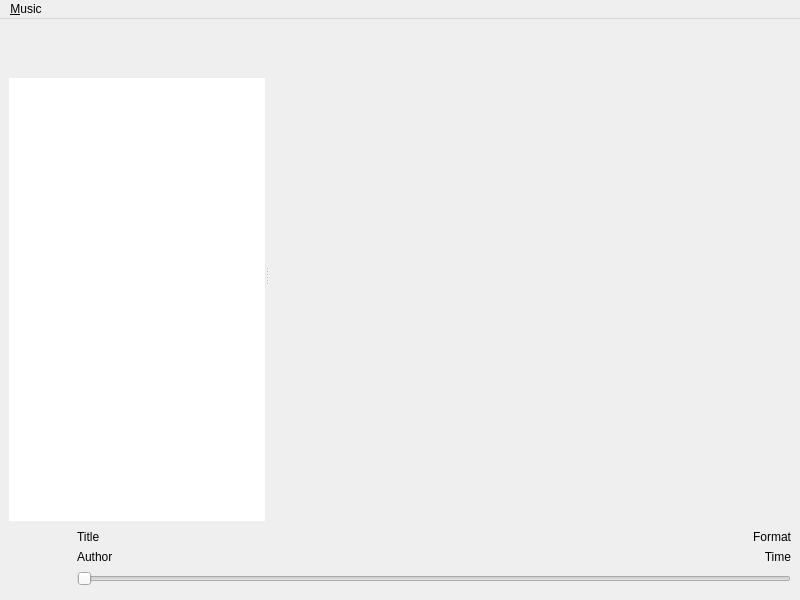
<?xml version="1.0" encoding="UTF-8"?>
<ui version="4.0">
 <class>MainWindow</class>
 <widget class="QMainWindow" name="MainWindow">
  <property name="geometry">
   <rect>
    <x>0</x>
    <y>0</y>
    <width>800</width>
    <height>600</height>
   </rect>
  </property>
  <property name="sizePolicy">
   <sizepolicy hsizetype="Fixed" vsizetype="Fixed">
    <horstretch>1</horstretch>
    <verstretch>1</verstretch>
   </sizepolicy>
  </property>
  <property name="windowTitle">
   <string>MainWindow</string>
  </property>
  <property name="windowIcon">
   <iconset>
    <normaloff>:/icons/logo.svg</normaloff>:/icons/logo.svg</iconset>
  </property>
  <widget class="QWidget" name="centralwidget">
   <layout class="QVBoxLayout" name="verticalLayout_2" stretch="10,0">
    <item>
     <widget class="QSplitter" name="splitter">
      <property name="orientation">
       <enum>Qt::Horizontal</enum>
      </property>
      <property name="opaqueResize">
       <bool>true</bool>
      </property>
      <property name="childrenCollapsible">
       <bool>false</bool>
      </property>
      <widget class="QWidget" name="layoutWidget">
       <layout class="QVBoxLayout" name="verticalLayout" stretch="1,9">
        <item>
         <layout class="QHBoxLayout" name="horizontalLayout" stretch="0,10,0">
          <item>
           <layout class="QHBoxLayout" name="playback_control" stretch="0,0,0">
            <property name="spacing">
             <number>2</number>
            </property>
            <item>
             <widget class="QPushButton" name="media_previous">
              <property name="cursor">
               <cursorShape>ArrowCursor</cursorShape>
              </property>
              <property name="autoFillBackground">
               <bool>false</bool>
              </property>
              <property name="text">
               <string/>
              </property>
              <property name="icon">
               <iconset theme="media-skip-backward">
                <normaloff>.</normaloff>.</iconset>
              </property>
              <property name="iconSize">
               <size>
                <width>32</width>
                <height>32</height>
               </size>
              </property>
              <property name="autoDefault">
               <bool>false</bool>
              </property>
              <property name="default">
               <bool>false</bool>
              </property>
              <property name="flat">
               <bool>true</bool>
              </property>
             </widget>
            </item>
            <item>
             <widget class="QPushButton" name="media_play_pause">
              <property name="autoFillBackground">
               <bool>false</bool>
              </property>
              <property name="text">
               <string/>
              </property>
              <property name="icon">
               <iconset theme="media-playback-start">
                <normaloff>.</normaloff>.</iconset>
              </property>
              <property name="iconSize">
               <size>
                <width>32</width>
                <height>32</height>
               </size>
              </property>
              <property name="autoDefault">
               <bool>false</bool>
              </property>
              <property name="default">
               <bool>false</bool>
              </property>
              <property name="flat">
               <bool>true</bool>
              </property>
             </widget>
            </item>
            <item>
             <widget class="QPushButton" name="media_next">
              <property name="cursor">
               <cursorShape>ArrowCursor</cursorShape>
              </property>
              <property name="autoFillBackground">
               <bool>false</bool>
              </property>
              <property name="text">
               <string/>
              </property>
              <property name="icon">
               <iconset theme="media-skip-forward">
                <normaloff>.</normaloff>.</iconset>
              </property>
              <property name="iconSize">
               <size>
                <width>32</width>
                <height>32</height>
               </size>
              </property>
              <property name="checkable">
               <bool>false</bool>
              </property>
              <property name="autoDefault">
               <bool>false</bool>
              </property>
              <property name="default">
               <bool>false</bool>
              </property>
              <property name="flat">
               <bool>true</bool>
              </property>
             </widget>
            </item>
           </layout>
          </item>
          <item>
           <spacer name="horizontalSpacer_3">
            <property name="orientation">
             <enum>Qt::Horizontal</enum>
            </property>
            <property name="sizeType">
             <enum>QSizePolicy::Minimum</enum>
            </property>
            <property name="sizeHint" stdset="0">
             <size>
              <width>10</width>
              <height>0</height>
             </size>
            </property>
           </spacer>
          </item>
          <item>
           <layout class="QVBoxLayout" name="playlist_control">
            <property name="spacing">
             <number>0</number>
            </property>
            <item>
             <widget class="QPushButton" name="media_repeat">
              <property name="enabled">
               <bool>true</bool>
              </property>
              <property name="sizePolicy">
               <sizepolicy hsizetype="Maximum" vsizetype="Maximum">
                <horstretch>0</horstretch>
                <verstretch>0</verstretch>
               </sizepolicy>
              </property>
              <property name="text">
               <string/>
              </property>
              <property name="icon">
               <iconset theme="media-playlist-repeat">
                <normaloff>.</normaloff>.</iconset>
              </property>
              <property name="iconSize">
               <size>
                <width>16</width>
                <height>16</height>
               </size>
              </property>
              <property name="checkable">
               <bool>false</bool>
              </property>
              <property name="autoRepeat">
               <bool>false</bool>
              </property>
              <property name="flat">
               <bool>true</bool>
              </property>
             </widget>
            </item>
            <item>
             <widget class="QPushButton" name="media_shuffle">
              <property name="sizePolicy">
               <sizepolicy hsizetype="Maximum" vsizetype="Maximum">
                <horstretch>0</horstretch>
                <verstretch>0</verstretch>
               </sizepolicy>
              </property>
              <property name="text">
               <string/>
              </property>
              <property name="icon">
               <iconset theme="media-playlist-shuffle">
                <normaloff>.</normaloff>.</iconset>
              </property>
              <property name="iconSize">
               <size>
                <width>16</width>
                <height>16</height>
               </size>
              </property>
              <property name="checkable">
               <bool>false</bool>
              </property>
              <property name="flat">
               <bool>true</bool>
              </property>
             </widget>
            </item>
           </layout>
          </item>
         </layout>
        </item>
        <item>
         <widget class="QListView" name="playlists_view">
          <property name="sizePolicy">
           <sizepolicy hsizetype="Preferred" vsizetype="Preferred">
            <horstretch>0</horstretch>
            <verstretch>0</verstretch>
           </sizepolicy>
          </property>
          <property name="frameShape">
           <enum>QFrame::Box</enum>
          </property>
          <property name="lineWidth">
           <number>0</number>
          </property>
          <property name="verticalScrollBarPolicy">
           <enum>Qt::ScrollBarAsNeeded</enum>
          </property>
          <property name="horizontalScrollBarPolicy">
           <enum>Qt::ScrollBarAlwaysOff</enum>
          </property>
          <property name="sizeAdjustPolicy">
           <enum>QAbstractScrollArea::AdjustIgnored</enum>
          </property>
          <property name="autoScroll">
           <bool>true</bool>
          </property>
          <property name="autoScrollMargin">
           <number>0</number>
          </property>
          <property name="showDropIndicator" stdset="0">
           <bool>false</bool>
          </property>
          <property name="selectionMode">
           <enum>QAbstractItemView::SingleSelection</enum>
          </property>
          <property name="iconSize">
           <size>
            <width>32</width>
            <height>32</height>
           </size>
          </property>
          <property name="horizontalScrollMode">
           <enum>QAbstractItemView::ScrollPerItem</enum>
          </property>
         </widget>
        </item>
       </layout>
      </widget>
      <widget class="PTilingWidget" name="ptiling_widget" native="true">
       <property name="sizePolicy">
        <sizepolicy hsizetype="Preferred" vsizetype="Preferred">
         <horstretch>3</horstretch>
         <verstretch>0</verstretch>
        </sizepolicy>
       </property>
      </widget>
     </widget>
    </item>
    <item>
     <layout class="QHBoxLayout" name="media_status" stretch="0,10">
      <property name="spacing">
       <number>4</number>
      </property>
      <item>
       <widget class="QLabel" name="label_art">
        <property name="sizePolicy">
         <sizepolicy hsizetype="Fixed" vsizetype="Fixed">
          <horstretch>0</horstretch>
          <verstretch>0</verstretch>
         </sizepolicy>
        </property>
        <property name="minimumSize">
         <size>
          <width>64</width>
          <height>64</height>
         </size>
        </property>
        <property name="maximumSize">
         <size>
          <width>64</width>
          <height>64</height>
         </size>
        </property>
        <property name="baseSize">
         <size>
          <width>64</width>
          <height>64</height>
         </size>
        </property>
        <property name="frameShadow">
         <enum>QFrame::Sunken</enum>
        </property>
        <property name="lineWidth">
         <number>0</number>
        </property>
        <property name="text">
         <string/>
        </property>
        <property name="scaledContents">
         <bool>true</bool>
        </property>
        <property name="alignment">
         <set>Qt::AlignCenter</set>
        </property>
        <property name="margin">
         <number>0</number>
        </property>
        <property name="indent">
         <number>0</number>
        </property>
       </widget>
      </item>
      <item>
       <layout class="QVBoxLayout" name="media_progres">
        <property name="spacing">
         <number>0</number>
        </property>
        <item>
         <layout class="QGridLayout" name="gridLayout">
          <property name="spacing">
           <number>0</number>
          </property>
          <item row="0" column="0">
           <widget class="QLabel" name="label_title">
            <property name="text">
             <string>Title</string>
            </property>
           </widget>
          </item>
          <item row="1" column="0">
           <widget class="QLabel" name="label_author">
            <property name="text">
             <string>Author</string>
            </property>
           </widget>
          </item>
          <item row="0" column="2">
           <widget class="QLabel" name="label_info">
            <property name="text">
             <string>Format</string>
            </property>
            <property name="alignment">
             <set>Qt::AlignRight|Qt::AlignTrailing|Qt::AlignVCenter</set>
            </property>
           </widget>
          </item>
          <item row="1" column="1">
           <spacer name="horizontalSpacer_2">
            <property name="orientation">
             <enum>Qt::Horizontal</enum>
            </property>
            <property name="sizeHint" stdset="0">
             <size>
              <width>40</width>
              <height>20</height>
             </size>
            </property>
           </spacer>
          </item>
          <item row="1" column="2">
           <widget class="QLabel" name="label_time">
            <property name="text">
             <string>Time</string>
            </property>
            <property name="alignment">
             <set>Qt::AlignRight|Qt::AlignTrailing|Qt::AlignVCenter</set>
            </property>
           </widget>
          </item>
          <item row="0" column="1">
           <spacer name="horizontalSpacer">
            <property name="orientation">
             <enum>Qt::Horizontal</enum>
            </property>
            <property name="sizeHint" stdset="0">
             <size>
              <width>40</width>
              <height>20</height>
             </size>
            </property>
           </spacer>
          </item>
         </layout>
        </item>
        <item>
         <widget class="JumpSlider" name="media_seek">
          <property name="sizePolicy">
           <sizepolicy hsizetype="Preferred" vsizetype="Minimum">
            <horstretch>0</horstretch>
            <verstretch>0</verstretch>
           </sizepolicy>
          </property>
          <property name="orientation">
           <enum>Qt::Horizontal</enum>
          </property>
         </widget>
        </item>
       </layout>
      </item>
     </layout>
    </item>
   </layout>
  </widget>
  <widget class="QMenuBar" name="menubar">
   <property name="geometry">
    <rect>
     <x>0</x>
     <y>0</y>
     <width>800</width>
     <height>29</height>
    </rect>
   </property>
   <property name="defaultUp">
    <bool>false</bool>
   </property>
   <widget class="QMenu" name="menu_Music">
    <property name="title">
     <string>&amp;Music</string>
    </property>
    <widget class="QMenu" name="menuGroup_by">
     <property name="title">
      <string>Group by</string>
     </property>
     <addaction name="actionDirectory"/>
     <addaction name="actionFormat"/>
     <addaction name="actionArtist"/>
     <addaction name="actionAlbumartist"/>
     <addaction name="actionAlbum"/>
     <addaction name="actionDate"/>
     <addaction name="actionGenre"/>
     <addaction name="actionComposer"/>
    </widget>
    <addaction name="menuGroup_by"/>
   </widget>
   <addaction name="menu_Music"/>
  </widget>
  <action name="actionre">
   <property name="text">
    <string>re</string>
   </property>
  </action>
  <action name="actiontest1">
   <property name="checkable">
    <bool>true</bool>
   </property>
   <property name="checked">
    <bool>false</bool>
   </property>
   <property name="text">
    <string>Directory</string>
   </property>
  </action>
  <action name="actiontest2">
   <property name="checkable">
    <bool>true</bool>
   </property>
   <property name="text">
    <string>test2</string>
   </property>
  </action>
  <action name="actionDirectory">
   <property name="checkable">
    <bool>true</bool>
   </property>
   <property name="text">
    <string>Directory</string>
   </property>
  </action>
  <action name="actionFormat">
   <property name="checkable">
    <bool>true</bool>
   </property>
   <property name="text">
    <string>Format</string>
   </property>
  </action>
  <action name="actionArtist">
   <property name="checkable">
    <bool>true</bool>
   </property>
   <property name="text">
    <string>Artist</string>
   </property>
  </action>
  <action name="actionAlbumartist">
   <property name="checkable">
    <bool>true</bool>
   </property>
   <property name="text">
    <string>Albumartist</string>
   </property>
  </action>
  <action name="actionAlbum">
   <property name="checkable">
    <bool>true</bool>
   </property>
   <property name="text">
    <string>Album</string>
   </property>
  </action>
  <action name="actionDate">
   <property name="checkable">
    <bool>true</bool>
   </property>
   <property name="text">
    <string>Date</string>
   </property>
  </action>
  <action name="actionGenre">
   <property name="checkable">
    <bool>true</bool>
   </property>
   <property name="text">
    <string>Genre</string>
   </property>
  </action>
  <action name="actionComposer">
   <property name="checkable">
    <bool>true</bool>
   </property>
   <property name="text">
    <string>Composer</string>
   </property>
  </action>
 </widget>
 <customwidgets>
  <customwidget>
   <class>JumpSlider</class>
   <extends>QSlider</extends>
   <header>soloviy.frontend.ui.custom_classes.jump_slider</header>
  </customwidget>
  <customwidget>
   <class>PTilingWidget</class>
   <extends>QWidget</extends>
   <header>soloviy.frontend.widgets.ptiling_widget</header>
   <container>1</container>
  </customwidget>
 </customwidgets>
 <resources>
  <include location="icons.qrc"/>
 </resources>
 <connections/>
</ui>
